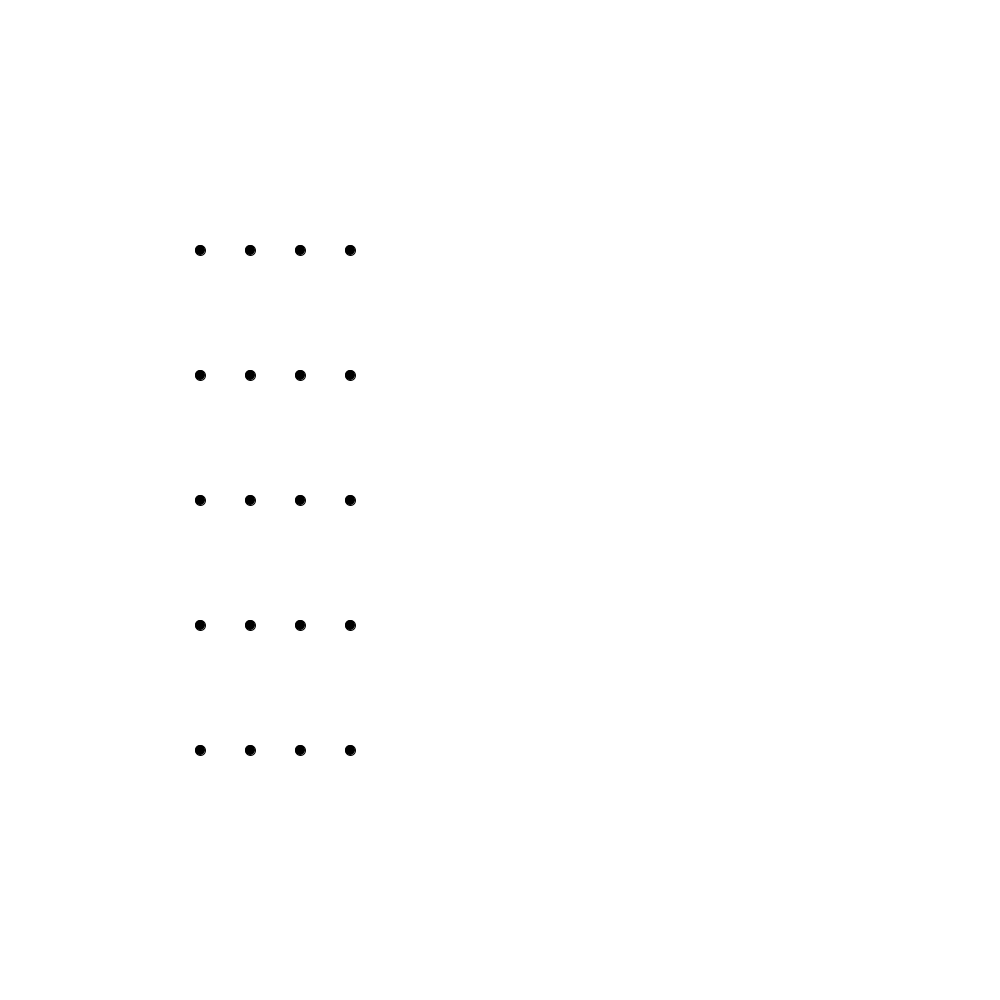
Frame 1 (no input)
Frame 60 (the mouse pressed at the canvas centre just before this capture): identical to frame 1, image omitted
Frame 120 (the mouse held since frame 60 and released just before this capture): identical to frame 1, image omitted

The Processing sketch that drew this single still picture (run headless with seeded random() and noise(); from frame 60 on, the mouse is pressed at the canvas centre):

// Processing sketch: s05e1Josefa
// ── s05e1Josefa.pde
/*en un canvas de 1000 x 1000 en la 
se dibuja una grilla de circulos de 4 columnas y 5 filas 
en el primer cuarto del sketch*/
float columnas = 4;
float filas = 5;

void setup(){
  size(1000, 1000);
}

void draw(){
  background(255);
  for(int i = 0; i<columnas; i++){
    for(int j = 0; j<filas; j++){
    fill(0);
    pushMatrix();
    translate(200,250);
    ellipse(i*50, j*125, 10, 10);
    popMatrix();
    }
  }
}
